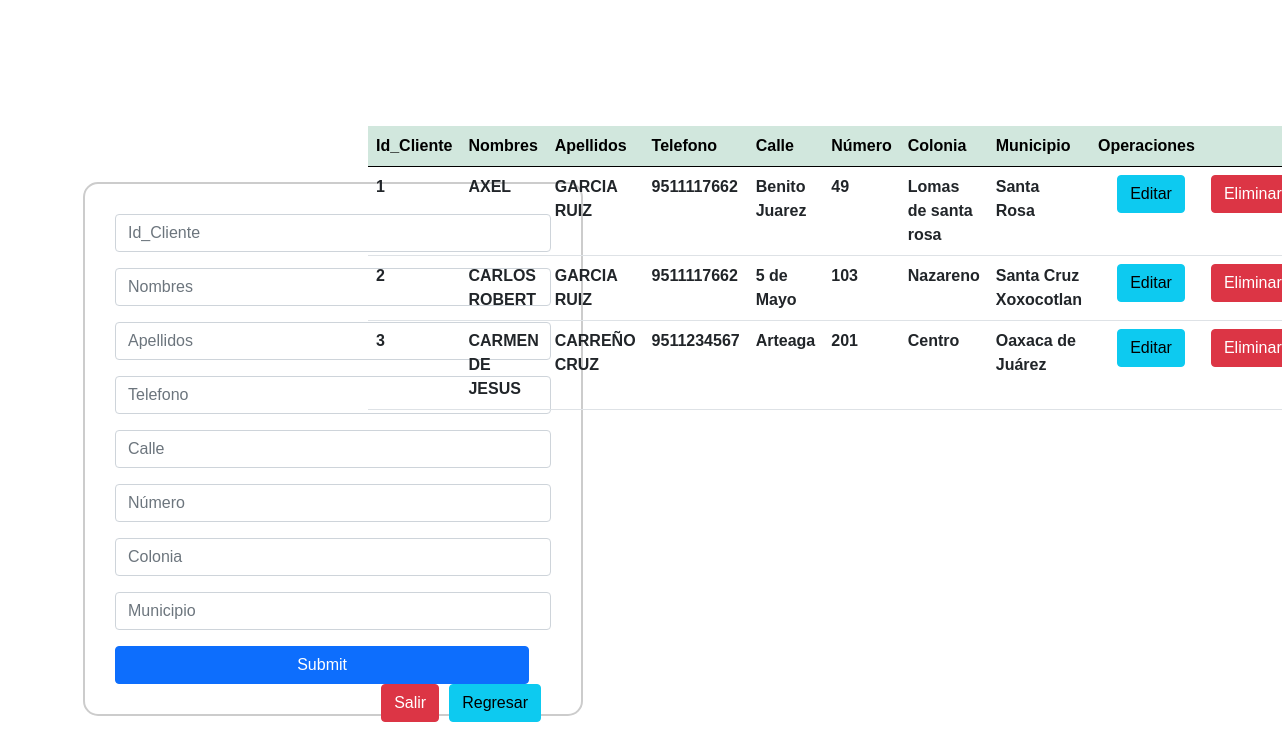
The app's page /cliente/cliente.php (signed in) with its own data.
### tables this page shows
CREATE TABLE `cliente` (
  `Id_Cliente` int(11) NOT NULL,
  `nombres` varchar(50) NOT NULL,
  `apellidos` varchar(50) NOT NULL,
  `telefono` varchar(10) NOT NULL,
  `calle` varchar(60) NOT NULL,
  `numero` varchar(5) NOT NULL,
  `colonia` varchar(100) NOT NULL,
  `Municipio` varchar(100) NOT NULL
);

### cliente/cliente.php (the view, shortened to what this page needs)
<?php
if (isset($_SESSION['Id_Usuario']) && isset($_SESSION['nombre'])) {
 ?>
<?php
    $con=conectar();
    $sql="SELECT *  FROM cliente";
    $query=mysqli_query($con,$sql);
?>
<!DOCTYPE html>
<html lang="en">
    <head>
        <link href="css/style.css" rel="stylesheet">
        <link href="https://cdn.jsdelivr.net/npm/bootstrap@5.0.0-beta1/dist/css/bootstrap.min.css" rel="stylesheet">
    </head>
    <body>
            <div class="container mt-5">
                    <div class="row">
                        <div class="col-md-3">
                            <h1>Ingrese datos</h1>
                                <form action="insertar.php" method="POST">
                                    <input type="text" class="form-control mb-3" name="Id_Cliente" placeholder="Id_Cliente">
                                    <input type="text" class="form-control mb-3" name="nombres" placeholder="Nombres">
                                    <input type="text" class="form-control mb-3" name="apellidos" placeholder="Apellidos">
                                    <input type="text" class="form-control mb-3" name="telefono" placeholder="Telefono">
                                    <input type="text" class="form-control mb-3" name="calle" placeholder="Calle">
                                    <input type="text" class="form-control mb-3" name="numero" placeholder="Número">
                                    <input type="text" class="form-control mb-3" name="colonia" placeholder="Colonia">
                                    <input type="text" class="form-control mb-3" name="Municipio" placeholder="Municipio">
                                    <input type="submit" class="btn btn-primary">
                                    <a href="../menu.php" class="btn btn-info">Regresar</a>
                                    <a href="../logout.php" class="btn btn-danger">Salir</a>
                                </form>
                        </div>
                        <div class="col-md-8">
                            <table class="table" >
                                <thead class="table-success table-striped" >
                                    <tr>
                                        <th>Id_Cliente</th>
                                        <th>Nombres</th>
                                        <th>Apellidos</th>
                                        <th>Telefono</th>
                                        <th>Calle</th>
                                        <th>Número</th>
                                        <th>Colonia</th>
                                        <th>Municipio</th>
                                        <th>Operaciones</th>
                                        <th></th>
                                    </tr>
                                </thead>
                                <tbody>
                                        <?php
                                            while($row=mysqli_fetch_array($query)){
                                        ?>
                                            <tr>
                                                <th><?php  echo $row['Id_Cliente']?></th>
                                                <th><?php  echo $row['nombres']?></th>
                                                <th><?php  echo $row['apellidos']?></th>
                                                <th><?php  echo $row['telefono']?></th>
                                                <th><?php  echo $row['calle']?></th>
                                                <th><?php  echo $row['numero']?></th>
                                                <th><?php  echo $row['colonia']?></th>
                                                <th><?php  echo $row['Municipio']?></th>
                                                <th><a href="actualizar.php?id=<?php echo $row['Id_Cliente'] ?>" class="btn btn-info">Editar</a></th>
                                                <th><a href="delete.php?id=<?php echo $row['Id_Cliente'] ?>" class="btn btn-danger">Eliminar</a></th>
                                            </tr>
                                        <?php
                                            }
                                        ?>
                                </tbody>
                            </table>
                        </div>
                    </div>
            </div>
    </body>
</html>
<?php
}else{
     header("Location: ../index.php");
     exit();
}
 ?>

### style.css (style rules this page uses)
body { background-image: url("img/agua.jpg"); background-repeat:no-repeat; background-position-x:center; background-position-y:center; display: flex; justify-content: center; align-items: center; height: 100vh; flex-direction: column; }
* { font-family: sans-serif; box-sizing: border-box; }
form { width: 500px; border: 2px solid #ccc; padding: 30px; background: #fff; border-radius: 15px; }
input { display: block; border: 2px solid #ccc; width: 95%; padding: 10px; margin: 10px auto; border-radius: 5px; }
h1 { text-align: center; color: #fff; }
a { float: right; background: #555; padding: 10px 15px; color: #fff; border-radius: 5px; margin-right: 10px; border: none; text-decoration: none; }

### records on screen
cliente: Id_Cliente "1", nombres "AXEL", apellidos "GARCIA RUIZ", telefono "9511117662", calle "Benito Juarez", numero "49", colonia "Lomas de santa rosa", Municipio "Santa Rosa"
cliente: Id_Cliente "2", nombres "CARLOS ROBERT", apellidos "GARCIA RUIZ", telefono "9511117662", calle "5 de Mayo", numero "103", colonia "Nazareno", Municipio "Santa Cruz Xoxocotlan"
cliente: Id_Cliente "3", nombres "CARMEN DE JESUS", apellidos "CARREÑO CRUZ", telefono "9511234567", calle "Arteaga", numero "201", colonia "Centro", Municipio "Oaxaca de Juárez"
